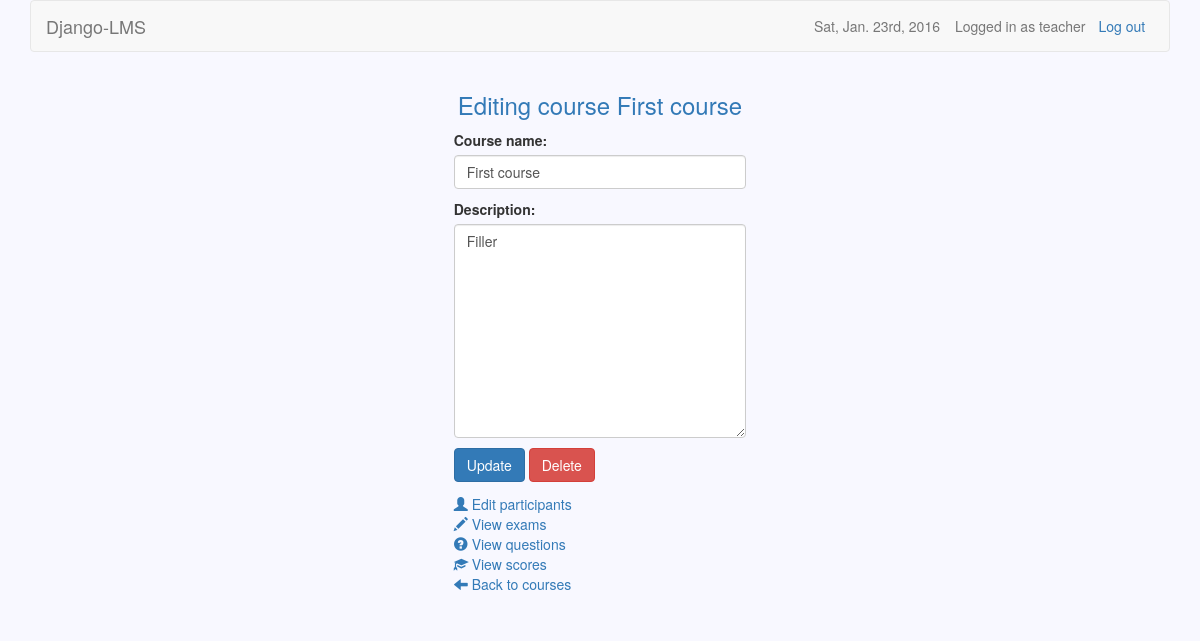
The page /courses/1 (signed in) on the database as committed earlier.
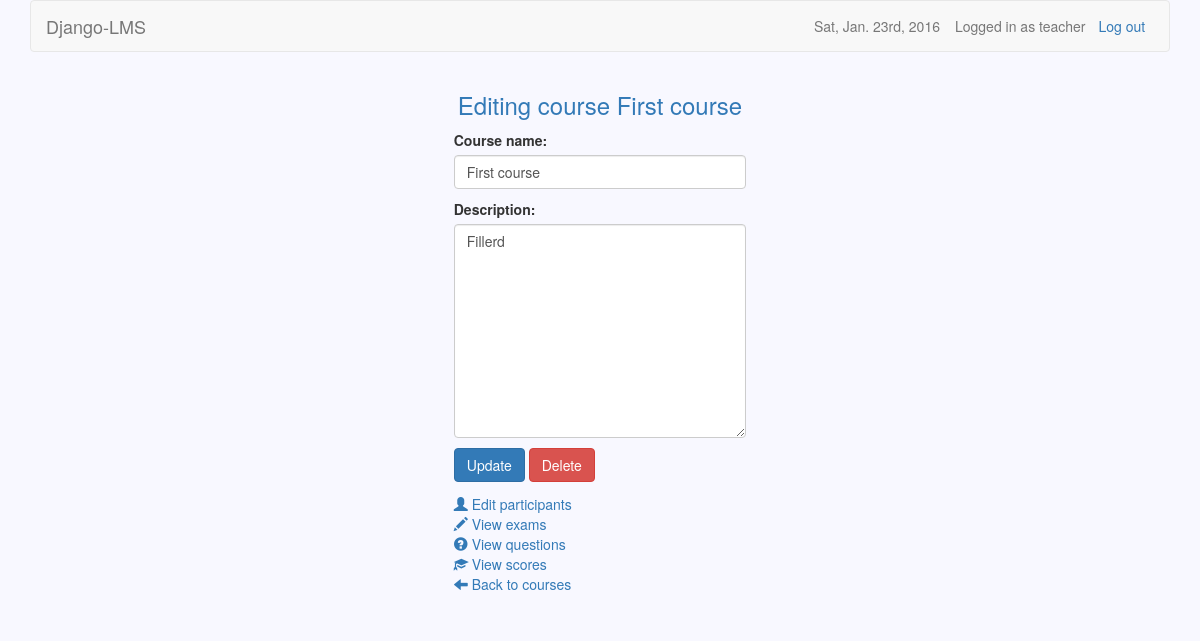
The same page on the database as committed later.
### courses/models.py (models this page shows, shortened)
class Course(models.Model):
    owner = models.CharField(max_length=30)
    name = models.CharField(max_length=30)
    description = models.TextField(blank=True)
    created = models.DateTimeField(auto_now_add=True)
    updated = models.DateTimeField(auto_now=True)
    participants = models.ManyToManyField(settings.AUTH_USER_MODEL, blank=True,
        through='Participation')

### courses/views.py (the view)
# urls.py: url(r'^(?P<course_id>\d+)$', views.edit_course, name='edit_course'),
@user_passes_test(teacher_check)
def edit_course(request, course_id):
    course = Course.objects.get(id=course_id)
    if request.user.username == course.owner:
        form = CourseForm(instance=course)
        if request.method == 'POST' and 'update' in request.POST:
            form = CourseForm(instance=course, data=request.POST)
            if form.is_valid():
                update_course(form, course)
                messages.success(request, 'Course updated successfully!')
                return redirect('/courses/')
        if request.method == 'POST' and 'delete' in request.POST:
            delete_course(course)
            messages.success(request, 'Course deleted successfully!')
            return redirect('/courses/')
        return render(request, 'edit_course.html', {'form': form,
            'course': course})
    return redirect('/courses/')

### courses/forms.py
class CourseForm(forms.ModelForm):
    name = forms.CharField(label="Course name", max_length=30)
    description = forms.Textarea()
    class Meta:
        model = Course
        fields = ['name', 'description']
    def __init__(self, instance=None, *args, **kwargs):
        super().__init__(*args, **kwargs)
        if instance:
            self.instance.course = instance
            self.initial['name'] = instance.name
            self.initial['description'] = instance.description

### courses/views.py (called while the page is built)
def teacher_check(user):
    return user.is_teacher

### courses/templates/edit_course.html (shortened to what this page needs)
{% extends 'base.html' %}
{% block header %}Editing course {{ course.name }}{% endblock %}
{% block form_action %}{% url 'edit_course' course.id %}{% endblock %}
{% block dashboard %}
	<a href="{% url 'edit_participants' course.id %}">
		<span class="glyphicon glyphicon-user"></span>
		Edit participants
	</a>
	<br>
	<a href="{% url 'list_exams' course.id %}">
		<span class="glyphicon glyphicon-pencil"></span>
		View exams
	</a>
	<br>
	<a href="{% url 'list_questions' course.id %}">
		<span class="glyphicon glyphicon-question-sign"></span>
		View questions
	</a>
	<br>
	<a href="{% url 'view_scores' course.id %}">
		<span class="glyphicon glyphicon-education"></span>
		View scores
	</a>
	<br>
	<a href="{% url 'teacher_page' %}">
		<span class="glyphicon glyphicon-arrow-left"></span>
		Back to courses
	</a>
{% endblock %}
{% block button %}
	<button class="btn btn-primary" id="submit" type="submit" name="update">Update</button>
	<button class="btn btn-danger" id="delete" name="delete" onclick="return confirmDelete()">Delete</button>
{% endblock %}

### django-lms/templates/base.html (shortened to what this page needs)
{% load staticfiles %}
<!DOCTYPE html>
<html>
    <head>
        <link href="/static/bootstrap/css/bootstrap.min.css" rel="stylesheet">
        <link href="/static/datetimepicker/jquery.datetimepicker.css" rel="stylesheet">
        <link href="/static/base.css" rel="stylesheet">
	</head>
    <body>
        <div class="container">
            <nav class="navbar navbar-default" role="navigation">
                {% if user.is_active %}
                    {% if user.is_teacher %}
                        <a class="navbar-brand" href="{% url 'teacher_page' %}">Django-LMS</a>
                    {% else %}
                        <a class="navbar-brand" href="{% url 'student_page' %}">Django-LMS</a>
                    {% endif %}
                    <a class="btn navbar-btn navbar-right" id="logout" href="{% url 'logout' %}">Log out</a>
                    <span class="navbar-text navbar-right">Logged in as {{ user.username }}</span>
                {% else %}
                    <a class="navbar-brand" href="/">Django-LMS</a>
                    <a class="btn navbar-btn navbar-right" id="login" href="{% url 'login' %}">Log in</a>
                    <a class="btn navbar-btn navbar-right" id="signup" href="{% url 'signup' %}">Sign up</a>
                {% endif %}
                <span class="navbar-text navbar-right">{% now "D, M. jS, Y" %}</span>
            </nav>
            <div class="row">
                <h3 class="text-primary text-center">{% block header %}{% endblock %}</h3>
                <form class="center" action="{% block form_action %}{% endblock %}"
                    method="POST">
                    {{ form.as_p }}
                    {% block button %}{% endblock %}
                </form>
                <div class="list-group center">
                    {% block dashboard %}{% endblock %}
                </div>
            </div>
        </div>
    </body>
</html>

Rows that differ between the two databases and show on the page:
changed Course "First course": description "Filler" → "Fillerd"
